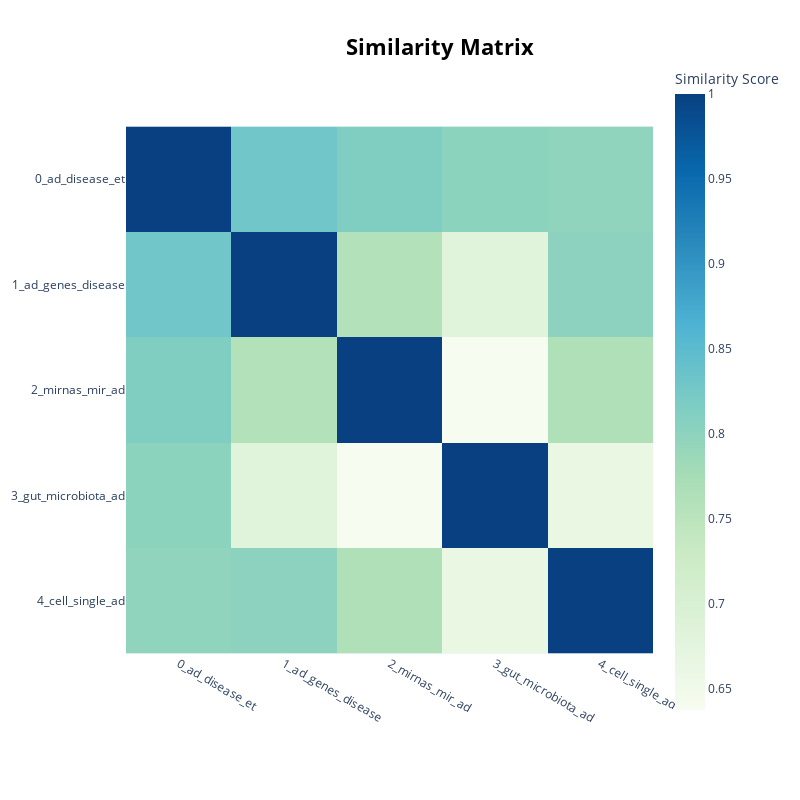

Here is the notebook cell this chart was saved with:
### Code cell
model.visualize_heatmap()

### Figure 1 — Plotly figure (JSON) as saved in the notebook; plotly's stock layout.template omitted (floating-point values rounded to 4 significant figures)
{"data": [{"coloraxis": "coloraxis", "hovertemplate": "x: %{x}<br>y: %{y}<br>Similarity Score: %{z}<extra></extra>", "name": "0", "type": "heatmap", "x": ["0_ad_disease_et", "1_ad_genes_disease", "2_mirnas_mir_ad", "3_gut_microbiota_ad", "4_cell_single_ad"], "xaxis": "x", "y": ["0_ad_disease_et", "1_ad_genes_disease", "2_mirnas_mir_ad", "3_gut_microbiota_ad", "4_cell_single_ad"], "yaxis": "y", "z": [[1.0, 0.8295, 0.814, 0.8015, 0.7982], [0.8295, 1.0, 0.7594, 0.6824, 0.8018], [0.814, 0.7594, 1.0, 0.6376, 0.7641], [0.8015, 0.6824, 0.6376, 1.0, 0.6646], [0.7982, 0.8018, 0.7641, 0.6646, 1.0]]}], "layout": {"coloraxis": {"colorbar": {"title": {"text": "Similarity Score"}}, "colorscale": [[0, "rgb(247,252,240)"], [0.125, "rgb(224,243,219)"], [0.25, "rgb(204,235,197)"], [0.375, "rgb(168,221,181)"], [0.5, "rgb(123,204,196)"], [0.625, "rgb(78,179,211)"], [0.75, "rgb(43,140,190)"], [0.875, "rgb(8,104,172)"], [1, "rgb(8,64,129)"]]}, "height": 800, "hoverlabel": {"bgcolor": "white", "font": {"family": "Rockwell", "size": 16}}, "legend": {"title": {"text": "Trend"}}, "margin": {"t": 60}, "showlegend": true, "title": {"font": {"color": "Black", "size": 22}, "text": "<b>Similarity Matrix</b>", "x": 0.55, "xanchor": "center", "y": 0.95, "yanchor": "top"}, "width": 800, "xaxis": {"anchor": "y", "constrain": "domain", "domain": [0, 1], "scaleanchor": "y"}, "yaxis": {"anchor": "x", "autorange": "reversed", "constrain": "domain", "domain": [0, 1]}}}
